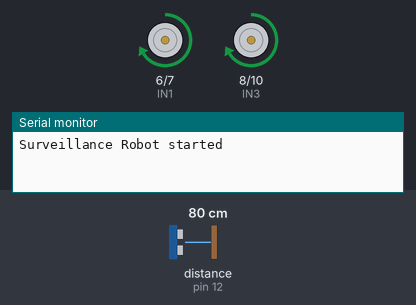
This sketch was run on a simulated Arduino Uno, built with avr-gcc and run on an emulated ATmega328P. On the bench: motor-driver pin pairs drawn as motors (green arrow = first pin HIGH = forward, orange = second pin HIGH = backward, longer = more drive, scaled by the enable pin), the last lines printed to the serial monitor. Wiring (inferred from the names in the program): ultrasonic range finder: trigger pin 11; echo pin 12. Inputs (shaded band) come from the test bench; at power-on: distance to the obstacle (sensor on pin 12) 80 cm. The echo pulse lasts 58.3 µs per cm.

Above: at 1.2 s.
1.3 s: distance to the obstacle (sensor on pin 12) set to 28 cm
2.8 s: distance to the obstacle (sensor on pin 12) set to 23 cm
At 3.44 s:
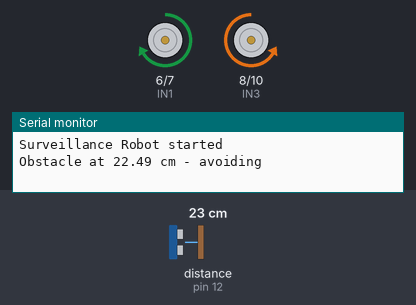
5.8 s: distance to the obstacle (sensor on pin 12) set to 35 cm
At 5.85 s:
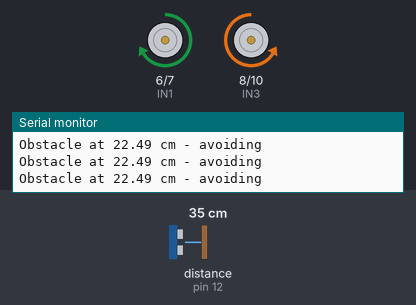
7.5 s: distance to the obstacle (sensor on pin 12) set to 2 cm
At 7.77 s:
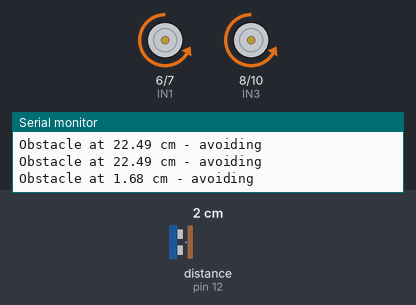
Timing chart, 0 to 11.5 s (numbered marks = the images above; inputs shaded):
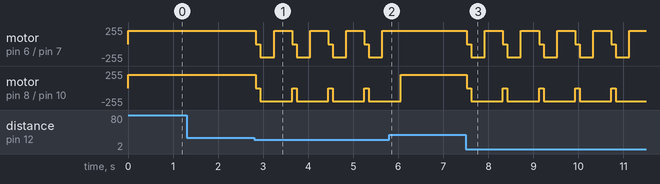

Measured:
- the behaviour switches between 26 and 25 cm on distance to the obstacle (sensor on pin 12) (found by bisection; images 0 and 1)
- after the input at 1.3 s, every drawn part: stays the same
- after the input at 2.8 s, motor on pin 6 (IN1) / pin 7 (IN2): forward 200/255 → stopped at once, then repeats every 0.80 s: backward 200/255 0.30 s, forward 200/255 0.40 s, stopped 0.10 s; motor on pin 8 (IN3) / pin 10 (IN4): alternates backward 200/255 for 0.70 s and stopped for 0.10 s, starting at once
- after the input at 5.8 s, motor on pin 6 (IN1) / pin 7 (IN2): stops changing and stays forward 200/255
- after the input at 7.5 s, motor on pin 6 (IN1) / pin 7 (IN2): forward 200/255 → stopped at once, then repeats every 0.80 s: backward 200/255 0.30 s, forward 200/255 0.40 s, stopped 0.10 s; motor on pin 8 (IN3) / pin 10 (IN4): alternates backward 200/255 for 0.70 s and stopped for 0.10 s, starting at once

The sketch:

Surveillance_Robot.ino
```cpp
#include <Arduino.h>

// Motor pins (example) - change as per your wiring
const int ENA = 5; // PWM left
const int IN1 = 6;
const int IN2 = 7;
const int ENB = 9; // PWM right
const int IN3 = 8;
const int IN4 = 10;

// Ultrasonic pins - change if needed
const int TRIG_PIN = 11;
const int ECHO_PIN = 12;

// Behavior parameters
const int CRUISE_PWM = 200;
const int AVOID_DISTANCE_CM = 25;

void setup() {
  Serial.begin(115200);
  pinMode(ENA, OUTPUT); pinMode(ENB, OUTPUT);
  pinMode(IN1, OUTPUT); pinMode(IN2, OUTPUT);
  pinMode(IN3, OUTPUT); pinMode(IN4, OUTPUT);
  pinMode(TRIG_PIN, OUTPUT); pinMode(ECHO_PIN, INPUT);
  Serial.println("Surveillance Robot started");
}

float readDistanceCm() {
  digitalWrite(TRIG_PIN, LOW);
  delayMicroseconds(2);
  digitalWrite(TRIG_PIN, HIGH);
  delayMicroseconds(10);
  digitalWrite(TRIG_PIN, LOW);
  long duration = pulseIn(ECHO_PIN, HIGH, 30000);
  if (duration == 0) return -1;
  return duration * 0.034 / 2.0;
}

void forwardMotors(int pwm) {
  digitalWrite(IN1, HIGH); digitalWrite(IN2, LOW);
  analogWrite(ENA, pwm);
  digitalWrite(IN3, HIGH); digitalWrite(IN4, LOW);
  analogWrite(ENB, pwm);
}

void stopMotors() {
  analogWrite(ENA, 0);
  analogWrite(ENB, 0);
}

void reverseMotors(int pwm, unsigned long ms) {
  digitalWrite(IN1, LOW); digitalWrite(IN2, HIGH);
  analogWrite(ENA, pwm);
  digitalWrite(IN3, LOW); digitalWrite(IN4, HIGH);
  analogWrite(ENB, pwm);
  delay(ms);
}

void turnRight(int pwm, unsigned long ms) {
  // left forward, right backward for sharper turn
  digitalWrite(IN1, HIGH); digitalWrite(IN2, LOW);
  analogWrite(ENA, pwm);
  digitalWrite(IN3, LOW); digitalWrite(IN4, HIGH);
  analogWrite(ENB, pwm);
  delay(ms);
}

void loop() {
  float dist = readDistanceCm();
  if (dist > 0 && dist < AVOID_DISTANCE_CM) {
    Serial.print("Obstacle at ");
    Serial.print(dist);
    Serial.println(" cm - avoiding");
    stopMotors();
    delay(100);
    reverseMotors(200, 300);
    turnRight(200, 350);
  } else {
    forwardMotors(CRUISE_PWM);
  }
  delay(50);
}
```
